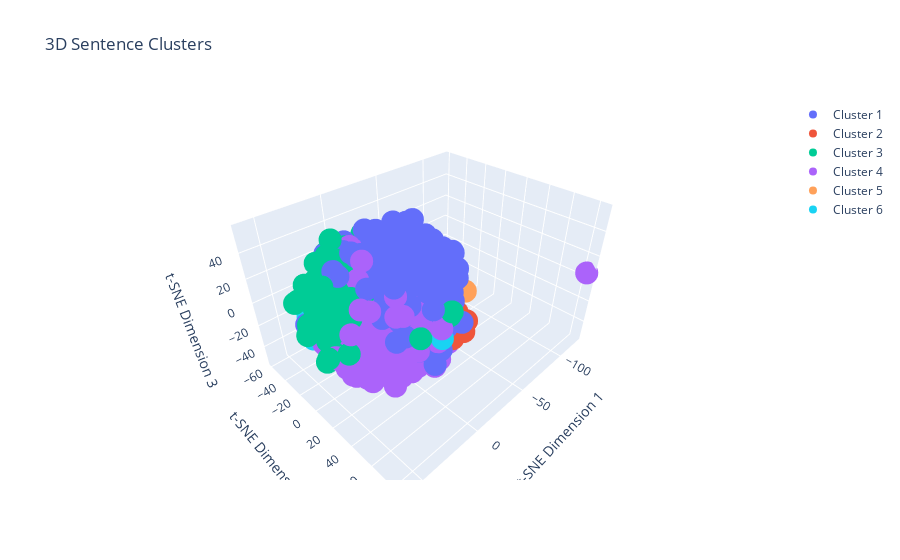

Write notebook code for a chart like this one.
### Code cell
import plotly.graph_objects as go

# Perform t-SNE dimensionality reduction for 3D visualization
perplexity_value = min(30, len(sentence_vectors) - 1)
tsne_3d = TSNE(n_components=3,perplexity=perplexity_value, random_state=0)
reduced_vectors_3d = tsne_3d.fit_transform(sentence_vectors)

# 3D Scatter plot using Plotly
fig = go.Figure()

for i in range(num_clusters):
    indices = labels == i
    fig.add_trace(go.Scatter3d(
        x=reduced_vectors_3d[indices, 0],
        y=reduced_vectors_3d[indices, 1],
        z=reduced_vectors_3d[indices, 2],
        mode='markers',
        name=f'Cluster {i+1}'
    ))

fig.update_layout(title='3D Sentence Clusters',
                  scene=dict(xaxis_title='t-SNE Dimension 1',
                             yaxis_title='t-SNE Dimension 2',
                             zaxis_title='t-SNE Dimension 3'))

# Use Plotly IO to show the figure
